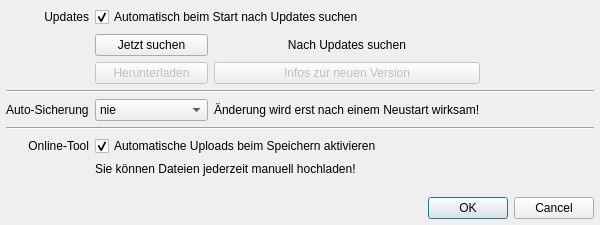
<?xml version="1.0" encoding="UTF-8"?>
<ui version="4.0">
 <class>PreferencesDialog</class>
 <widget class="QDialog" name="PreferencesDialog">
  <property name="windowModality">
   <enum>Qt::ApplicationModal</enum>
  </property>
  <property name="geometry">
   <rect>
    <x>0</x>
    <y>0</y>
    <width>600</width>
    <height>225</height>
   </rect>
  </property>
  <property name="sizePolicy">
   <sizepolicy hsizetype="Fixed" vsizetype="Fixed">
    <horstretch>0</horstretch>
    <verstretch>0</verstretch>
   </sizepolicy>
  </property>
  <property name="minimumSize">
   <size>
    <width>600</width>
    <height>225</height>
   </size>
  </property>
  <property name="maximumSize">
   <size>
    <width>600</width>
    <height>336</height>
   </size>
  </property>
  <property name="windowTitle">
   <string>Einstellungen</string>
  </property>
  <layout class="QGridLayout" name="gridLayout" columnstretch="0,1,1,0">
   <property name="leftMargin">
    <number>6</number>
   </property>
   <property name="topMargin">
    <number>6</number>
   </property>
   <property name="rightMargin">
    <number>6</number>
   </property>
   <property name="bottomMargin">
    <number>6</number>
   </property>
   <property name="spacing">
    <number>6</number>
   </property>
   <item row="1" column="2">
    <widget class="QLabel" name="labelVersion">
     <property name="minimumSize">
      <size>
       <width>0</width>
       <height>22</height>
      </size>
     </property>
     <property name="text">
      <string>Nach Updates suchen</string>
     </property>
     <property name="alignment">
      <set>Qt::AlignCenter</set>
     </property>
    </widget>
   </item>
   <item row="3" column="0" colspan="4">
    <widget class="Line" name="line">
     <property name="orientation">
      <enum>Qt::Horizontal</enum>
     </property>
    </widget>
   </item>
   <item row="4" column="0">
    <widget class="QLabel" name="label_4">
     <property name="text">
      <string>Auto-Sicherung</string>
     </property>
    </widget>
   </item>
   <item row="0" column="0">
    <widget class="QLabel" name="label">
     <property name="text">
      <string>Updates</string>
     </property>
     <property name="alignment">
      <set>Qt::AlignRight|Qt::AlignTrailing|Qt::AlignVCenter</set>
     </property>
    </widget>
   </item>
   <item row="0" column="1" colspan="3">
    <widget class="QCheckBox" name="checkSearchAtStart">
     <property name="minimumSize">
      <size>
       <width>0</width>
       <height>22</height>
      </size>
     </property>
     <property name="text">
      <string>Automatisch beim Start nach Updates suchen</string>
     </property>
     <property name="checked">
      <bool>true</bool>
     </property>
    </widget>
   </item>
   <item row="2" column="2">
    <widget class="QPushButton" name="pushNotes">
     <property name="enabled">
      <bool>false</bool>
     </property>
     <property name="text">
      <string>Infos zur neuen Version</string>
     </property>
    </widget>
   </item>
   <item row="1" column="1">
    <widget class="QPushButton" name="pushSearch">
     <property name="text">
      <string>Jetzt suchen</string>
     </property>
    </widget>
   </item>
   <item row="9" column="0" colspan="4">
    <widget class="QDialogButtonBox" name="buttonBox">
     <property name="orientation">
      <enum>Qt::Horizontal</enum>
     </property>
     <property name="standardButtons">
      <set>QDialogButtonBox::Cancel|QDialogButtonBox::Ok</set>
     </property>
     <property name="centerButtons">
      <bool>false</bool>
     </property>
    </widget>
   </item>
   <item row="6" column="0">
    <widget class="QLabel" name="label_2">
     <property name="text">
      <string>Online-Tool</string>
     </property>
     <property name="alignment">
      <set>Qt::AlignRight|Qt::AlignTrailing|Qt::AlignVCenter</set>
     </property>
    </widget>
   </item>
   <item row="2" column="1">
    <widget class="QPushButton" name="pushDownload">
     <property name="enabled">
      <bool>false</bool>
     </property>
     <property name="text">
      <string>Herunterladen</string>
     </property>
    </widget>
   </item>
   <item row="2" column="3">
    <spacer name="horizontalSpacer_2">
     <property name="orientation">
      <enum>Qt::Horizontal</enum>
     </property>
     <property name="sizeHint" stdset="0">
      <size>
       <width>143</width>
       <height>20</height>
      </size>
     </property>
    </spacer>
   </item>
   <item row="5" column="0" colspan="4">
    <widget class="Line" name="line_2">
     <property name="orientation">
      <enum>Qt::Horizontal</enum>
     </property>
    </widget>
   </item>
   <item row="1" column="3">
    <spacer name="horizontalSpacer">
     <property name="orientation">
      <enum>Qt::Horizontal</enum>
     </property>
     <property name="sizeHint" stdset="0">
      <size>
       <width>233</width>
       <height>20</height>
      </size>
     </property>
    </spacer>
   </item>
   <item row="8" column="0">
    <spacer name="verticalSpacer">
     <property name="orientation">
      <enum>Qt::Vertical</enum>
     </property>
     <property name="sizeHint" stdset="0">
      <size>
       <width>20</width>
       <height>27</height>
      </size>
     </property>
    </spacer>
   </item>
   <item row="6" column="1" colspan="2">
    <widget class="QCheckBox" name="checkAutoUpload">
     <property name="text">
      <string>Automatische Uploads beim Speichern aktivieren</string>
     </property>
     <property name="checked">
      <bool>true</bool>
     </property>
    </widget>
   </item>
   <item row="7" column="1" colspan="2">
    <widget class="QLabel" name="label_3">
     <property name="text">
      <string>Sie können Dateien jederzeit manuell hochladen!</string>
     </property>
    </widget>
   </item>
   <item row="4" column="1">
    <widget class="QComboBox" name="comboAutoSave">
     <property name="currentIndex">
      <number>4</number>
     </property>
     <item>
      <property name="text">
       <string>alle 5 Minuten</string>
      </property>
     </item>
     <item>
      <property name="text">
       <string>alle 10 Minuten</string>
      </property>
     </item>
     <item>
      <property name="text">
       <string>alle 15 Minuten</string>
      </property>
     </item>
     <item>
      <property name="text">
       <string>alle 30 Minuten</string>
      </property>
     </item>
     <item>
      <property name="text">
       <string>nie</string>
      </property>
     </item>
    </widget>
   </item>
   <item row="4" column="2">
    <widget class="QLabel" name="label_5">
     <property name="text">
      <string>Änderung wird erst nach einem Neustart wirksam!</string>
     </property>
    </widget>
   </item>
  </layout>
 </widget>
 <tabstops>
  <tabstop>checkSearchAtStart</tabstop>
  <tabstop>pushSearch</tabstop>
  <tabstop>pushDownload</tabstop>
 </tabstops>
 <resources/>
 <connections>
  <connection>
   <sender>buttonBox</sender>
   <signal>rejected()</signal>
   <receiver>PreferencesDialog</receiver>
   <slot>reject()</slot>
   <hints>
    <hint type="sourcelabel">
     <x>224</x>
     <y>178</y>
    </hint>
    <hint type="destinationlabel">
     <x>224</x>
     <y>99</y>
    </hint>
   </hints>
  </connection>
 </connections>
</ui>
